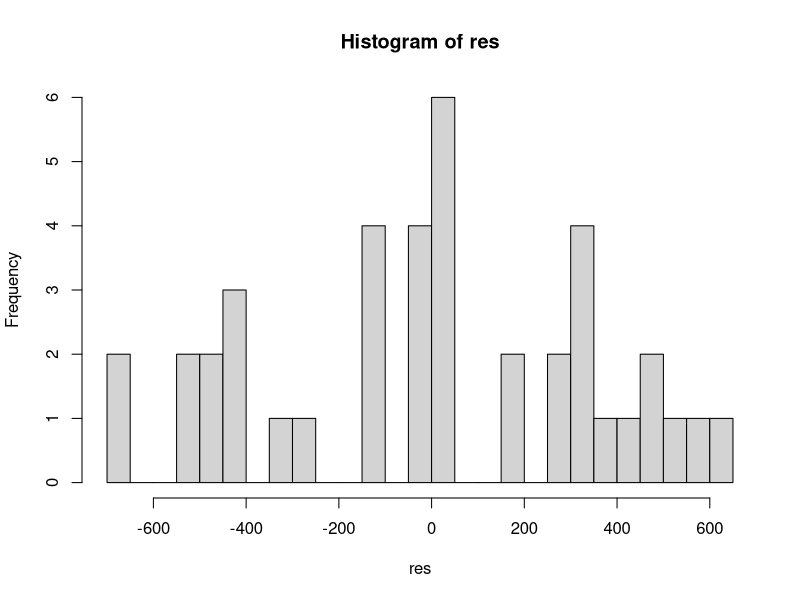
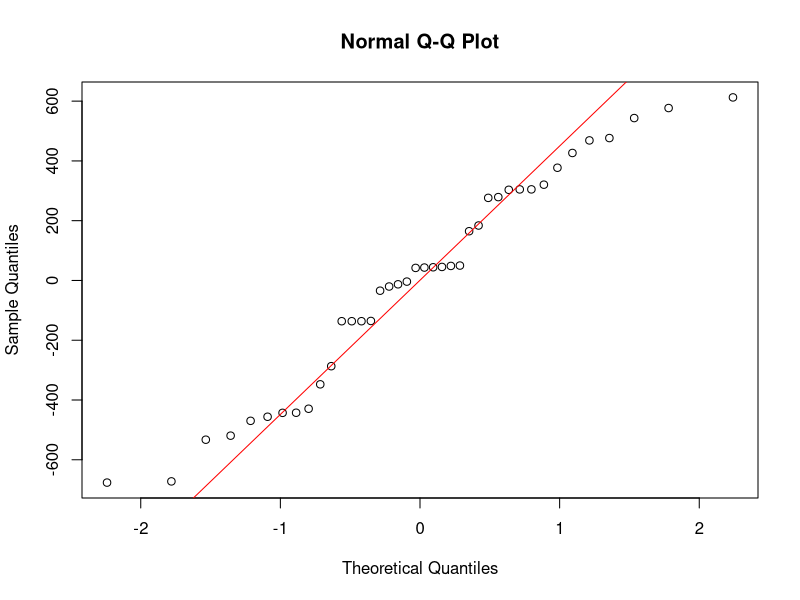
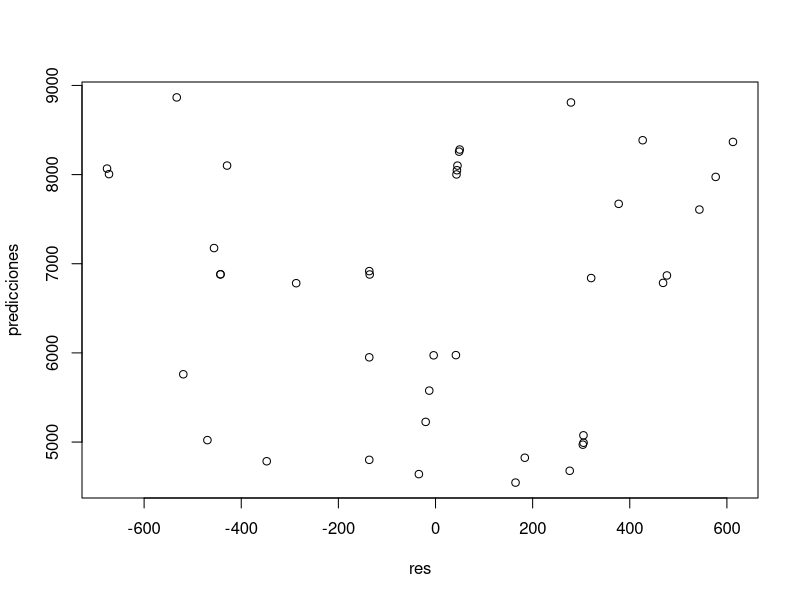

Here is the R script that generated these plots, in order: (Note: this script raises an error after producing the figures.)
# Daniel Freire

dir()
library(readxl)
ls("package:readxl")
excel_sheets("data_rls_uti.xlsx")
data<-read_excel("data_rls_uti.xlsx",sheet =1,col_names = TRUE, na="")
str(data)
View(data)
nrow(data)
regresion<-lm(Utilidad ~ Ventas,data)
summary(regresion)
anova<-aov(regresion)
summary(anova)
#calcular el fractil de 0.025 con 38 grados de libertad
qt(0.975,df=38)
#intervalos de confianza
confint(regresion,level=0.95)
(a<-mean(data[,"Utilidad"]))
(b<-mean(data[,"Ventas"]))
names(regresion)
res<-regresion[["residuals"]]
(predicciones<-regresion[["fitted.values"]])
data2<-data.frame(data,predicciones,res)
View(data2)
hist(res,20)
mean(res)
data3<-data.frame(res)
View(data3)
qqnorm(res)
qqline(res,col="red")
plot(res,predicciones)
plot(data[,1],data[,2])
####datos centrados######
utilidad1<-data[,"Utilidad"]-a
ventas1<-data[,"Ventas"]-b
###########################
regresion1<-lm(utilidad1 ~ ventas1)
summary(regresion1)
anova1<-aov(regresion1)
summary(anova1)
confint(regresion1,level=0.95)
res1<-regresion1[["residuals"]]
(predicciones1<-regresion1[["fitted.values"]])
data4<-data.frame(utilidad1,ventas1,predicciones1,res1)
View(data4)
hist(res1,20)
mean(res1)
data5<-data.frame(res1)
View(data5)
qqnorm(res1)
qqline(res1,col="red")
plot(res1,predicciones1)
plot(utilidad1,ventas1)
####
